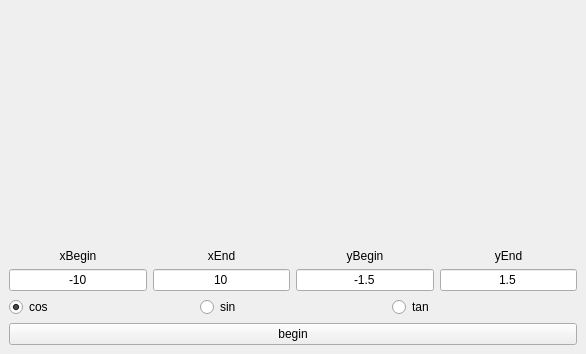
<?xml version="1.0" encoding="UTF-8"?>
<ui version="4.0">
 <class>MainWindow</class>
 <widget class="QMainWindow" name="MainWindow">
  <property name="geometry">
   <rect>
    <x>0</x>
    <y>0</y>
    <width>586</width>
    <height>354</height>
   </rect>
  </property>
  <property name="windowTitle">
   <string>MainWindow</string>
  </property>
  <widget class="QWidget" name="centralwidget">
   <layout class="QVBoxLayout" name="verticalLayout" stretch="10,0,0,1">
    <item>
     <widget class="QCustomPlot" name="field" native="true"/>
    </item>
    <item>
     <layout class="QGridLayout" name="gridLayout">
      <item row="1" column="0">
       <widget class="QLineEdit" name="lineEdit">
        <property name="text">
         <string>-10</string>
        </property>
        <property name="alignment">
         <set>Qt::AlignCenter</set>
        </property>
       </widget>
      </item>
      <item row="0" column="3">
       <widget class="QLabel" name="label_4">
        <property name="text">
         <string>yEnd</string>
        </property>
        <property name="alignment">
         <set>Qt::AlignCenter</set>
        </property>
       </widget>
      </item>
      <item row="1" column="3">
       <widget class="QLineEdit" name="lineEdit_4">
        <property name="text">
         <string>1.5</string>
        </property>
        <property name="alignment">
         <set>Qt::AlignCenter</set>
        </property>
       </widget>
      </item>
      <item row="1" column="1">
       <widget class="QLineEdit" name="lineEdit_2">
        <property name="text">
         <string>10</string>
        </property>
        <property name="alignment">
         <set>Qt::AlignCenter</set>
        </property>
       </widget>
      </item>
      <item row="1" column="2">
       <widget class="QLineEdit" name="lineEdit_3">
        <property name="text">
         <string>-1.5</string>
        </property>
        <property name="alignment">
         <set>Qt::AlignCenter</set>
        </property>
       </widget>
      </item>
      <item row="0" column="0">
       <widget class="QLabel" name="label">
        <property name="text">
         <string>xBegin</string>
        </property>
        <property name="alignment">
         <set>Qt::AlignCenter</set>
        </property>
       </widget>
      </item>
      <item row="0" column="1">
       <widget class="QLabel" name="label_2">
        <property name="text">
         <string>xEnd</string>
        </property>
        <property name="alignment">
         <set>Qt::AlignCenter</set>
        </property>
       </widget>
      </item>
      <item row="0" column="2">
       <widget class="QLabel" name="label_3">
        <property name="text">
         <string>yBegin</string>
        </property>
        <property name="alignment">
         <set>Qt::AlignCenter</set>
        </property>
       </widget>
      </item>
     </layout>
    </item>
    <item>
     <layout class="QHBoxLayout" name="horizontalLayout_3">
      <item>
       <widget class="QRadioButton" name="radioButton_2">
        <property name="text">
         <string>cos</string>
        </property>
        <property name="checked">
         <bool>true</bool>
        </property>
       </widget>
      </item>
      <item>
       <widget class="QRadioButton" name="radioButton">
        <property name="text">
         <string>sin</string>
        </property>
       </widget>
      </item>
      <item>
       <widget class="QRadioButton" name="radioButton_3">
        <property name="text">
         <string>tan</string>
        </property>
       </widget>
      </item>
     </layout>
    </item>
    <item>
     <layout class="QHBoxLayout" name="horizontalLayout">
      <item>
       <widget class="QPushButton" name="pushButton_2">
        <property name="text">
         <string>begin</string>
        </property>
        <property name="shortcut">
         <string>Return</string>
        </property>
       </widget>
      </item>
     </layout>
    </item>
   </layout>
  </widget>
 </widget>
 <customwidgets>
  <customwidget>
   <class>QCustomPlot</class>
   <extends>QWidget</extends>
   <header>qcustomplot.h</header>
   <container>1</container>
  </customwidget>
 </customwidgets>
 <resources/>
 <connections/>
</ui>
